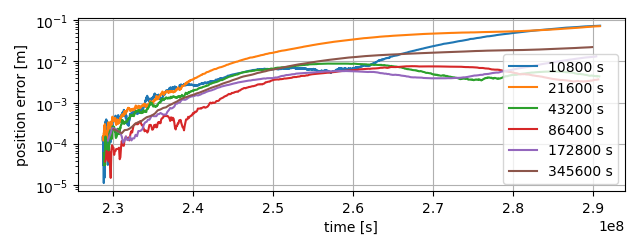

Write Python code to recreate this figure.
# General imports
import matplotlib.pyplot as plt
import numpy as np
import os

# Tudatpy imports
from tudatpy.io import save2txt
from tudatpy.kernel import constants
from tudatpy.kernel.interface import spice_interface
from tudatpy.kernel import numerical_simulation
from tudatpy.kernel.numerical_simulation import environment_setup
from tudatpy.kernel.numerical_simulation import propagation_setup
from tudatpy.kernel.math import interpolators

# Problem-specific imports
import LowThrustUtilities as Util

###########################################################################
# DEFINE GLOBAL SETTINGS ##################################################
###########################################################################

# Load spice kernels
spice_interface.load_standard_kernels()
# NOTE TO STUDENTS: INPUT YOUR PARAMETER SET HERE, FROM THE INPUT FILES
# ON BRIGHTSPACE, FOR YOUR SPECIFIC STUDENT NUMBER.
trajectory_parameters = [2616.6782407408,
                         780.09375,
                         1,
                         -6534.69,
                         1320.06,
                         -4655.8,
                         -2902.23,
                         -5091.87,
                         -9810.39]

# Choose whether benchmark is run
use_benchmark = True
run_integrator_analysis = True

# Choose whether output of the propagation is written to files
write_results_to_file = True
# Get path of current directory
current_dir = os.path.dirname(__file__)

###########################################################################
# DEFINE SIMULATION SETTINGS ##############################################
###########################################################################

# Vehicle settings
vehicle_mass = 4.0E3
specific_impulse = 3000.0
# Fixed parameters
minimum_mars_distance = 5.0E7
# Time since 'departure from Earth CoM' at which propagation starts (and similar
# for arrival time)
time_buffer = 30.0 * constants.JULIAN_DAY
# Time at which to start propagation
initial_propagation_time = Util.get_trajectory_initial_time(trajectory_parameters,
                                                            time_buffer)
###########################################################################
# CREATE ENVIRONMENT ######################################################
###########################################################################

# Define settings for celestial bodies
bodies_to_create = ['Earth',
                    'Mars',
                    'Sun']
# Define coordinate system
global_frame_origin = 'SSB'
global_frame_orientation = 'ECLIPJ2000'
# Create body settings
body_settings = environment_setup.get_default_body_settings(bodies_to_create,
                                                            global_frame_origin,
                                                            global_frame_orientation)
# Create bodies
bodies = environment_setup.create_system_of_bodies(body_settings)

# Create vehicle object and add it to the existing system of bodies
bodies.create_empty_body('Vehicle')
bodies.get_body('Vehicle').mass = vehicle_mass
thrust_magnitude_settings = (
    propagation_setup.thrust.custom_thrust_magnitude_fixed_isp( lambda time : 0.0, specific_impulse ) )
environment_setup.add_engine_model(
    'Vehicle', 'LowThrustEngine', thrust_magnitude_settings, bodies )
environment_setup.add_rotation_model(
    bodies, 'Vehicle', environment_setup.rotation_model.custom_inertial_direction_based(
        lambda time : np.array([1,0,0] ), global_frame_orientation, 'VehcleFixed' ) )

###########################################################################
# CREATE PROPAGATOR SETTINGS ##############################################
###########################################################################


# Retrieve termination settings
termination_settings = Util.get_termination_settings(trajectory_parameters,
                                                     minimum_mars_distance,
                                                     time_buffer)
# Retrieve dependent variables to save
dependent_variables_to_save = Util.get_dependent_variable_save_settings()
# Check whether there is any
are_dependent_variables_to_save = False if not dependent_variables_to_save else True
# Define benchmark interpolator settings to make a comparison between the two benchmarks
benchmark_interpolator_settings = interpolators.lagrange_interpolation(
    8, boundary_interpolation = interpolators.extrapolate_at_boundary)

# Create propagator settings for benchmark (Cowell)
propagator_settings = Util.get_propagator_settings(
    trajectory_parameters,
    bodies,
    initial_propagation_time,
    vehicle_mass,
    termination_settings,
    dependent_variables_to_save)

benchmark_output_path = current_dir + '/SimulationOutput/benchmarks/' if write_results_to_file else None

# Generate benchmarks
benchmark_step_size_lst = [5400, 10800, 21600, 43200, 86400, 172800,345600,691200,1382400]
bench_diff = []
bench_times = []
pos_error = []
for benchmark_step_size in benchmark_step_size_lst:
    benchmark_list = Util.generate_benchmarks(benchmark_step_size,
                                              initial_propagation_time,
                                              bodies,
                                              propagator_settings,
                                              are_dependent_variables_to_save,
                                              benchmark_output_path)
    # Extract benchmark states
    first_benchmark_state_history = benchmark_list[0]
    second_benchmark_state_history = benchmark_list[1]
    # Create state interpolator for first benchmark
    benchmark_state_interpolator = interpolators.create_one_dimensional_vector_interpolator(first_benchmark_state_history,
                                                                                            benchmark_interpolator_settings)


        # Compare benchmark states, returning interpolator of the first benchmark
    benchmark_state_difference = Util.compare_benchmarks(first_benchmark_state_history,
                                                         second_benchmark_state_history,
                                                         benchmark_output_path,
                                                         'benchmarks_state_difference.dat')
    diff = np.array(list(benchmark_state_difference.values()))
    time = np.array(list(benchmark_state_difference.keys()))
    #wow = np.linalg.norm(diff[:,0:3], axis=1)
    bench_diff.append(diff)
    pos_error.append(np.linalg.norm(diff[:,0:3], axis=1))
    bench_times.append(time)


    # Extract benchmark dependent variables, if present
    if are_dependent_variables_to_save:
        first_benchmark_dependent_variable_history = benchmark_list[2]
        second_benchmark_dependent_variable_history = benchmark_list[3]
        # Create dependent variable interpolator for first benchmark
        benchmark_dependent_variable_interpolator = interpolators.create_one_dimensional_vector_interpolator(
            first_benchmark_dependent_variable_history,
            benchmark_interpolator_settings)

        # Compare benchmark dependent variables, returning interpolator of the first benchmark, if present
        benchmark_dependent_difference = Util.compare_benchmarks(first_benchmark_dependent_variable_history,
                                                                 second_benchmark_dependent_variable_history,
                                                                 benchmark_output_path,
                                                                 'benchmarks_dependent_variable_difference.dat')

max1 = np.amax(pos_error[0][4:-4])
max2 = np.amax(pos_error[1][4:-4])
max3 = np.amax(pos_error[2][4:-4])
max4 = np.amax(pos_error[3][4:-4])
max5 = np.amax(pos_error[4][4:-4])
max6 = np.amax(pos_error[5][4:-4])
max7 = np.amax(pos_error[6][4:-4])
max8 = np.amax(pos_error[7][4:-4])
max9 = np.amax(pos_error[8][4:-4])
max_lst = np.array([max1,max2,max3,max4,max5,max6,max7,max8,max9])

plt.plot(bench_times[0][4:-4], np.linalg.norm(bench_diff[0][4:-4,0:3],axis=1), label='10800 s')
plt.plot(bench_times[1][4:-4], np.linalg.norm(bench_diff[1][4:-4, 0:3], axis=1), label='21600 s')
plt.plot(bench_times[2][4:-4], np.linalg.norm(bench_diff[2][4:-4, 0:3], axis=1), label='43200 s' )
plt.plot(bench_times[3][4:-4], np.linalg.norm(bench_diff[3][4:-4, 0:3], axis=1), label='86400 s')
plt.plot(bench_times[4][4:-4], np.linalg.norm(bench_diff[4][4:-4, 0:3], axis=1), label='172800 s')
plt.plot(bench_times[5][4:-4], np.linalg.norm(bench_diff[5][4:-4, 0:3], axis=1), label='345600 s')
plt.yscale('log')
plt.legend()
plt.grid()
plt.xlabel('time [s]')
plt.ylabel('position error [m]')
plt.show()


#default_x_ticks = range(len(benchmark_step_size_lst))
plt.plot(np.array(benchmark_step_size_lst)*2, max_lst,marker='o')
#plt.xticks(default_x_ticks, benchmark_step_size_lst)
plt.yscale('log')
plt.xscale('log')
plt.grid()
plt.ylabel('max position error [m]')
plt.xlabel('step size [s]')
plt.show()
